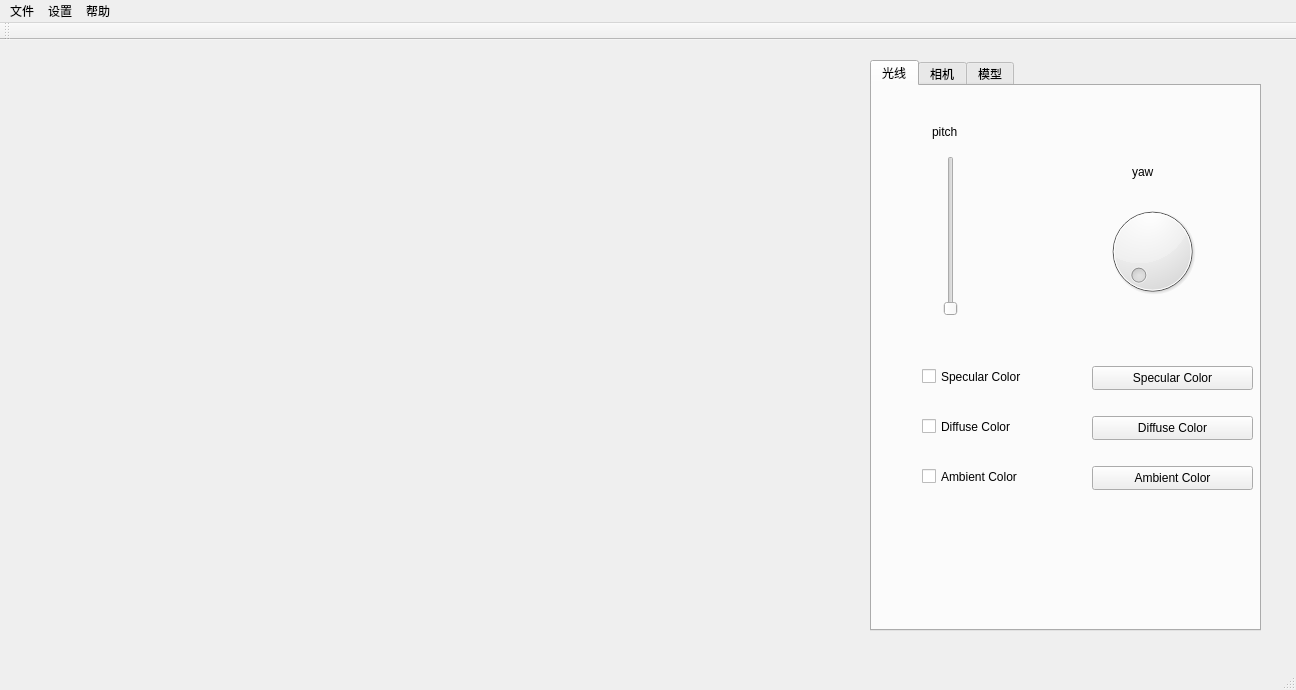
<?xml version="1.0" encoding="UTF-8"?>
<ui version="4.0">
 <class>UI_MyRenderer</class>
 <widget class="QMainWindow" name="UI_MyRenderer">
  <property name="enabled">
   <bool>true</bool>
  </property>
  <property name="geometry">
   <rect>
    <x>0</x>
    <y>0</y>
    <width>1296</width>
    <height>690</height>
   </rect>
  </property>
  <property name="windowTitle">
   <string>UI_MyRenderer</string>
  </property>
  <widget class="QWidget" name="centralWidget">
   <property name="enabled">
    <bool>true</bool>
   </property>
   <widget class="QTabWidget" name="Setting">
    <property name="enabled">
     <bool>true</bool>
    </property>
    <property name="geometry">
     <rect>
      <x>870</x>
      <y>20</y>
      <width>391</width>
      <height>571</height>
     </rect>
    </property>
    <property name="tabPosition">
     <enum>QTabWidget::North</enum>
    </property>
    <property name="tabShape">
     <enum>QTabWidget::Rounded</enum>
    </property>
    <property name="currentIndex">
     <number>0</number>
    </property>
    <widget class="QWidget" name="LightSetting">
     <attribute name="title">
      <string>光线</string>
     </attribute>
     <widget class="QSlider" name="LightPitchSlider">
      <property name="enabled">
       <bool>true</bool>
      </property>
      <property name="geometry">
       <rect>
        <x>70</x>
        <y>70</y>
        <width>18</width>
        <height>160</height>
       </rect>
      </property>
      <property name="maximum">
       <number>359</number>
      </property>
      <property name="orientation">
       <enum>Qt::Vertical</enum>
      </property>
     </widget>
     <widget class="QDial" name="LightYawDial">
      <property name="geometry">
       <rect>
        <x>230</x>
        <y>90</y>
        <width>101</width>
        <height>151</height>
       </rect>
      </property>
      <property name="maximum">
       <number>359</number>
      </property>
     </widget>
     <widget class="QLabel" name="PitchLabel">
      <property name="geometry">
       <rect>
        <x>60</x>
        <y>30</y>
        <width>41</width>
        <height>31</height>
       </rect>
      </property>
      <property name="text">
       <string>pitch</string>
      </property>
     </widget>
     <widget class="QLabel" name="YawLabel">
      <property name="geometry">
       <rect>
        <x>260</x>
        <y>70</y>
        <width>41</width>
        <height>31</height>
       </rect>
      </property>
      <property name="text">
       <string>yaw</string>
      </property>
     </widget>
     <widget class="QPushButton" name="SpecularColorButton">
      <property name="geometry">
       <rect>
        <x>220</x>
        <y>280</y>
        <width>161</width>
        <height>24</height>
       </rect>
      </property>
      <property name="text">
       <string>Specular Color</string>
      </property>
     </widget>
     <widget class="QPushButton" name="DiffuseColorButton">
      <property name="geometry">
       <rect>
        <x>220</x>
        <y>330</y>
        <width>161</width>
        <height>24</height>
       </rect>
      </property>
      <property name="text">
       <string>Diffuse Color</string>
      </property>
     </widget>
     <widget class="QPushButton" name="AmbientColorButton">
      <property name="geometry">
       <rect>
        <x>220</x>
        <y>380</y>
        <width>161</width>
        <height>24</height>
       </rect>
      </property>
      <property name="text">
       <string>Ambient Color</string>
      </property>
     </widget>
     <widget class="QCheckBox" name="SpecularCheckBox">
      <property name="geometry">
       <rect>
        <x>50</x>
        <y>280</y>
        <width>141</width>
        <height>21</height>
       </rect>
      </property>
      <property name="text">
       <string>Specular Color</string>
      </property>
     </widget>
     <widget class="QCheckBox" name="DiffuseCheckBox">
      <property name="geometry">
       <rect>
        <x>50</x>
        <y>330</y>
        <width>141</width>
        <height>21</height>
       </rect>
      </property>
      <property name="text">
       <string>Diffuse Color</string>
      </property>
     </widget>
     <widget class="QCheckBox" name="AmbientCheckBox">
      <property name="geometry">
       <rect>
        <x>50</x>
        <y>380</y>
        <width>141</width>
        <height>21</height>
       </rect>
      </property>
      <property name="text">
       <string>Ambient Color</string>
      </property>
     </widget>
    </widget>
    <widget class="QWidget" name="CameraSetting">
     <attribute name="title">
      <string>相机</string>
     </attribute>
     <widget class="QLabel" name="PitchLabel_2">
      <property name="geometry">
       <rect>
        <x>70</x>
        <y>40</y>
        <width>41</width>
        <height>31</height>
       </rect>
      </property>
      <property name="text">
       <string>pitch</string>
      </property>
     </widget>
     <widget class="QLabel" name="YawLabel_2">
      <property name="geometry">
       <rect>
        <x>270</x>
        <y>80</y>
        <width>41</width>
        <height>31</height>
       </rect>
      </property>
      <property name="text">
       <string>yaw</string>
      </property>
     </widget>
     <widget class="QSlider" name="CameraPitchSlider">
      <property name="enabled">
       <bool>true</bool>
      </property>
      <property name="geometry">
       <rect>
        <x>80</x>
        <y>80</y>
        <width>18</width>
        <height>160</height>
       </rect>
      </property>
      <property name="maximum">
       <number>359</number>
      </property>
      <property name="orientation">
       <enum>Qt::Vertical</enum>
      </property>
     </widget>
     <widget class="QDial" name="CameraYawDial">
      <property name="geometry">
       <rect>
        <x>240</x>
        <y>100</y>
        <width>101</width>
        <height>151</height>
       </rect>
      </property>
      <property name="maximum">
       <number>359</number>
      </property>
     </widget>
     <widget class="QSlider" name="CameraFovSlider">
      <property name="geometry">
       <rect>
        <x>100</x>
        <y>350</y>
        <width>160</width>
        <height>18</height>
       </rect>
      </property>
      <property name="maximum">
       <number>359</number>
      </property>
      <property name="orientation">
       <enum>Qt::Horizontal</enum>
      </property>
     </widget>
     <widget class="QLabel" name="FovLabel">
      <property name="geometry">
       <rect>
        <x>50</x>
        <y>350</y>
        <width>31</width>
        <height>16</height>
       </rect>
      </property>
      <property name="text">
       <string>fov</string>
      </property>
     </widget>
    </widget>
    <widget class="QWidget" name="ModelSetting">
     <attribute name="title">
      <string>模型</string>
     </attribute>
    </widget>
   </widget>
  </widget>
  <widget class="QMenuBar" name="menuBar">
   <property name="enabled">
    <bool>true</bool>
   </property>
   <property name="geometry">
    <rect>
     <x>0</x>
     <y>0</y>
     <width>1296</width>
     <height>25</height>
    </rect>
   </property>
   <widget class="QMenu" name="FileMenu">
    <property name="enabled">
     <bool>true</bool>
    </property>
    <property name="title">
     <string>文件</string>
    </property>
    <addaction name="action_OpenFile"/>
    <addaction name="action_SaveImage"/>
   </widget>
   <widget class="QMenu" name="SettingMenu">
    <property name="title">
     <string>设置</string>
    </property>
    <addaction name="action_MultiThread"/>
    <addaction name="action_FaceCulling"/>
   </widget>
   <widget class="QMenu" name="HelpMenu">
    <property name="title">
     <string>帮助</string>
    </property>
    <addaction name="action_About"/>
   </widget>
   <addaction name="FileMenu"/>
   <addaction name="SettingMenu"/>
   <addaction name="HelpMenu"/>
  </widget>
  <widget class="QToolBar" name="mainToolBar">
   <attribute name="toolBarArea">
    <enum>TopToolBarArea</enum>
   </attribute>
   <attribute name="toolBarBreak">
    <bool>false</bool>
   </attribute>
  </widget>
  <widget class="QStatusBar" name="statusBar"/>
  <action name="action_OpenFile">
   <property name="checkable">
    <bool>false</bool>
   </property>
   <property name="text">
    <string>打开文件</string>
   </property>
  </action>
  <action name="action_SaveImage">
   <property name="text">
    <string>保存图片</string>
   </property>
  </action>
  <action name="action_MultiThread">
   <property name="checkable">
    <bool>true</bool>
   </property>
   <property name="text">
    <string>多线程</string>
   </property>
  </action>
  <action name="action_FaceCulling">
   <property name="checkable">
    <bool>true</bool>
   </property>
   <property name="text">
    <string>平面裁切</string>
   </property>
  </action>
  <action name="action_About">
   <property name="text">
    <string>关于</string>
   </property>
  </action>
 </widget>
 <layoutdefault spacing="6" margin="11"/>
 <resources/>
 <connections/>
</ui>
